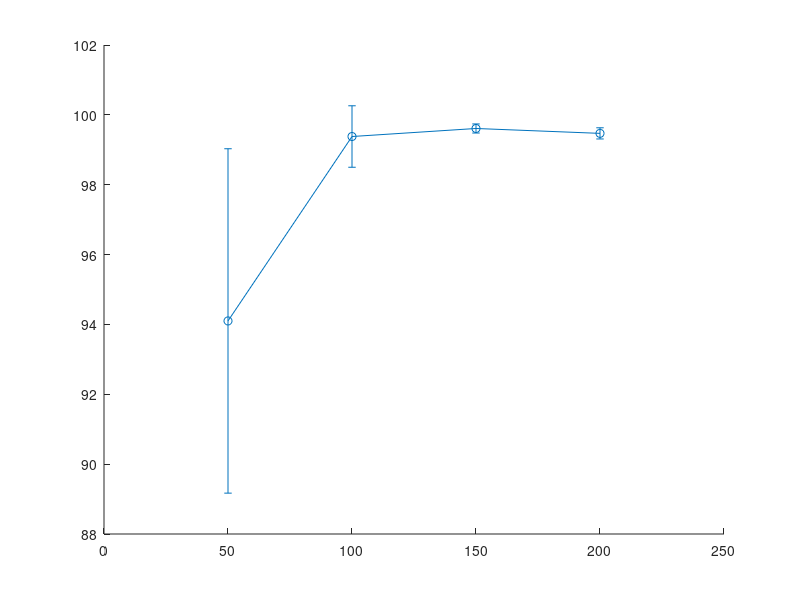

Write the MATLAB code that produced this figure. (Note: this script raises an error after producing the figure.)
clear all
close all

txA = [94.10	99.38	99.61	99.47];

txS = [93.46	98.54	98.44	98.65];

txL = [70.97	71.48	73.42	72.28];

errorA = [4.93	0.88	0.13	0.16];

errorS = [4.91	1.25	0.87	0.74];

errorL = [5.80	1.91	4.82	2.90];

nNodes = [50 100 150 200];

p3 = errorbar(nNodes,txA,errorA,'-o','Color',[0.8 0 0],'MarkerSize',18,'LineWidth',1.5);
hold on
p4 = errorbar(nNodes,txS,errorS,'-.k^','MarkerSize',18,'MarkerFaceColor','k','LineWidth',1.5);
hold on
p5 = errorbar(nNodes,txL,errorL,'-x','Color',[0.3 0.3 0.8],'MarkerSize',20,'LineWidth',1.5);
hold off


ylim([64 101]);
xlim([45 205]);

grid on

title('Cenário de 100x100 m²');
xlabel('Número de nodos','FontSize',16);
ylabel('Taxa de sucesso (%)','FontSize',16);
%legend([p3 p4 p5],{'ACArch','SPH','BI'},'FontSize',16)
legend([p3 p4 p5],{'ACArch','SPH','LEACH'},'FontSize',16)